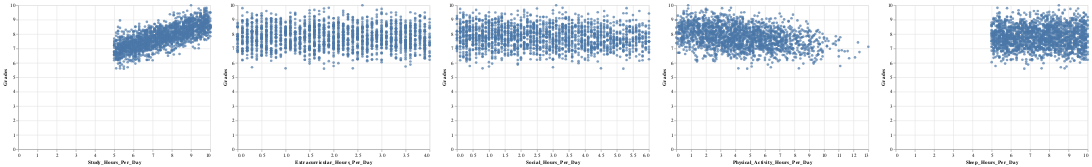

Notebook code cell kept with this figure:
### Markdown cell above
Task 1: plot the relationship over each factor with respect to “Grade”, except stress and gender.

### Code cell
c3 = alt.Chart(data).mark_circle().encode(
    x = "Physical_Activity_Hours_Per_Day",
    y = "Grades",
)

c1 = alt.Chart(data).mark_circle().encode(
    x = "Extracurricular_Hours_Per_Day",
    y = "Grades",
)

c2 = alt.Chart(data).mark_circle().encode(
    x = "Social_Hours_Per_Day",
    y = "Grades",
)

c5 = alt.Chart(data).mark_circle().encode(
    x = "Study_Hours_Per_Day",
    y = "Grades",
)

c4 = alt.Chart(data).mark_circle().encode(
    x = "Sleep_Hours_Per_Day",
    y = "Grades",
)


c5 |c1 | c2 | c3 | c4

### Figure 1 — Vega-Lite specification as saved in the notebook (floating-point values rounded to 4 significant figures; data arrays with more than 128 entries replaced by an {"elided": "..."} marker saying what was removed)
{"config": {"view": {"continuousWidth": 400, "continuousHeight": 300}}, "hconcat": [{"mark": "circle", "encoding": {"x": {"type": "quantitative", "field": "Study_Hours_Per_Day"}, "y": {"type": "quantitative", "field": "Grades"}}}, {"mark": "circle", "encoding": {"x": {"type": "quantitative", "field": "Extracurricular_Hours_Per_Day"}, "y": {"type": "quantitative", "field": "Grades"}}}, {"mark": "circle", "encoding": {"x": {"type": "quantitative", "field": "Social_Hours_Per_Day"}, "y": {"type": "quantitative", "field": "Grades"}}}, {"mark": "circle", "encoding": {"x": {"type": "quantitative", "field": "Physical_Activity_Hours_Per_Day"}, "y": {"type": "quantitative", "field": "Grades"}}}, {"mark": "circle", "encoding": {"x": {"type": "quantitative", "field": "Sleep_Hours_Per_Day"}, "y": {"type": "quantitative", "field": "Grades"}}}], "data": {"name": "data-6bd5cfdf1143a7656f636808b86f804b"}, "$schema": "https://vega.github.io/schema/vega-lite/v4.8.1.json", "datasets": {"data-6bd5cfdf1143a7656f636808b86f804b": {"elided": "2000 records"}}}
